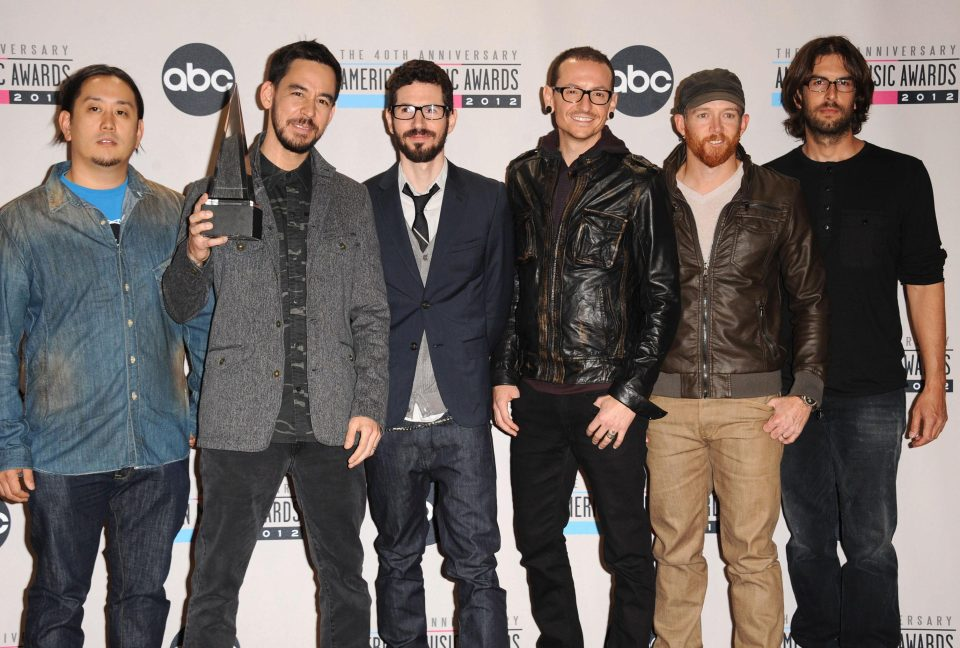
#> input picture Linkin Park.jpg, 960 x 648 px, given in place of Adele - Hello.mp4, which was not available
$ python Crop_face.py
#> lines starting #> are read from the running program, lines starting #| are printed output that depends on the picture; pictures that were not available may be replaced by others from this repository, and a replacement may not be noted
import numpy as np
import cv2

face_cascade = cv2.CascadeClassifier('haarcascade_frontalface_alt2.xml')
cap = cv2.VideoCapture('E:/Program Files/Download/Adele - Hello.mp4')
count = 0

while(True):
    # Capture frame-by-frame
    ret, frame = cap.read()
#> frame is the input picture: shape (648, 960, 3); mean B, G, R 100.7, 103.5, 111.6
    count = count + 1

    if(count%60 == 1):
	    # Our operations on the frame come here
	    gray = cv2.cvtColor(frame, cv2.COLOR_BGR2GRAY)
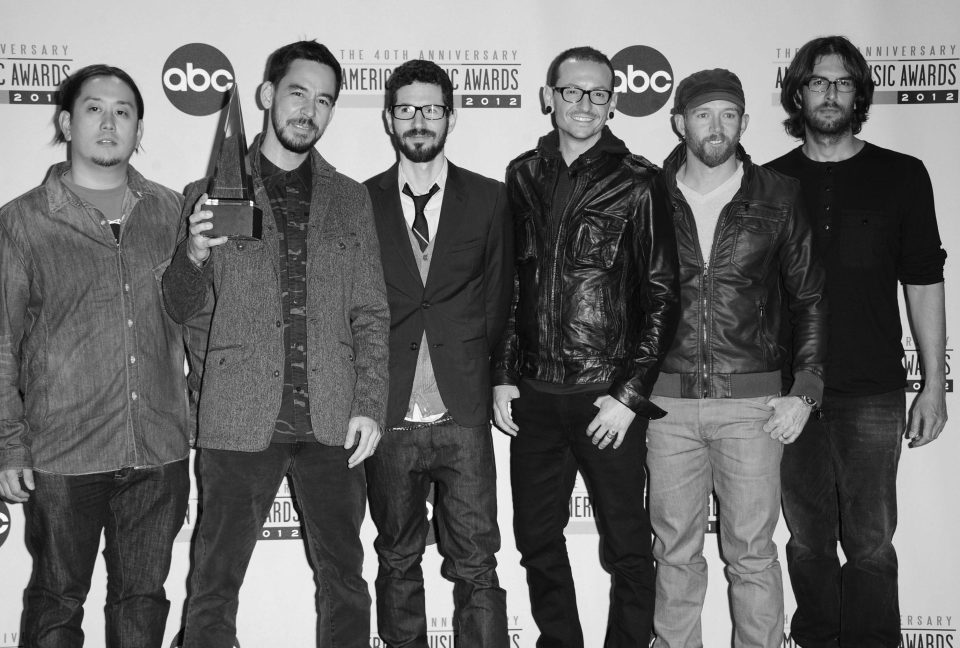
#> gray: shape (648, 960); min 0, max 255, mean 105.6

	    faces = face_cascade.detectMultiScale(gray, 1.1, 5)
#> faces = [[686, 92, 60, 60], [798, 58, 67, 67], [384, 83, 69, 69], [545, 64, 76, 76], [67, 81, 80, 80], [268, 63, 82, 82]]
	    for (x,y,w,h) in faces:

	    	frameCrop = frame[y:y+h,x:x+w]
	    	if(h > 100 and w > 100):
	    		faceCrop = cv2.resize(frameCrop, (32,32))
	    		cv2.imwrite("img/face"+str(count)+".jpg", faceCrop)
#> this loop made 6 passes
#> pass 1, `frameCrop = frame[y:y+h,x:x+w]`:
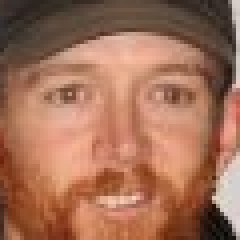
#> frameCrop: shape (60, 60, 3) (shown 4 times larger); mean B, G, R 87.8, 111.3, 161.8
#> pass 2, `frameCrop = frame[y:y+h,x:x+w]`:
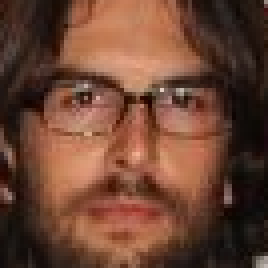
#> frameCrop: shape (67, 67, 3) (shown 4 times larger); mean B, G, R 51.2, 68.5, 108.2
#> pass 3, `frameCrop = frame[y:y+h,x:x+w]`:
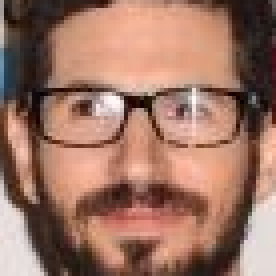
#> frameCrop: shape (69, 69, 3) (shown 4 times larger); mean B, G, R 100.2, 116.1, 157
#> after the loop:
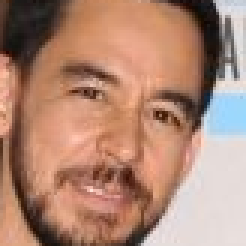
#> frameCrop: shape (82, 82, 3) (shown 3 times larger); mean B, G, R 115.9, 134.7, 175.3

	    	# cv2.rectangle(frame,(x,y),(x+w,y+h),(255,0,0),2)
	    	# roi_gray = gray[y:y+h, x:x+w]
	    	# roi_color = frame[y:y+h, x:x+w]

    # Display the resulting frame
    cv2.imshow('frame',frame)
    if cv2.waitKey(1) & 0xFF == ord('q'):
#> (key q is pressed here)
        break

# When everything done, release the capture
cap.release()
cv2.destroyAllWindows()
